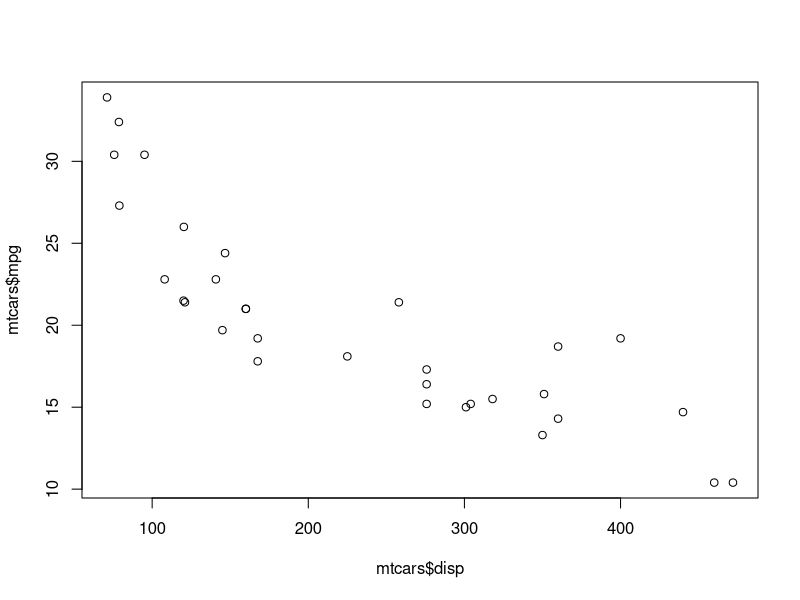

Write R code to recreate this figure.
## ---- chunk 1
x <- c(43,643,765)

print(paste("The mean of x is", mean(x)))
## ---- chunk 2
plot(mtcars$disp, mtcars$mpg)

